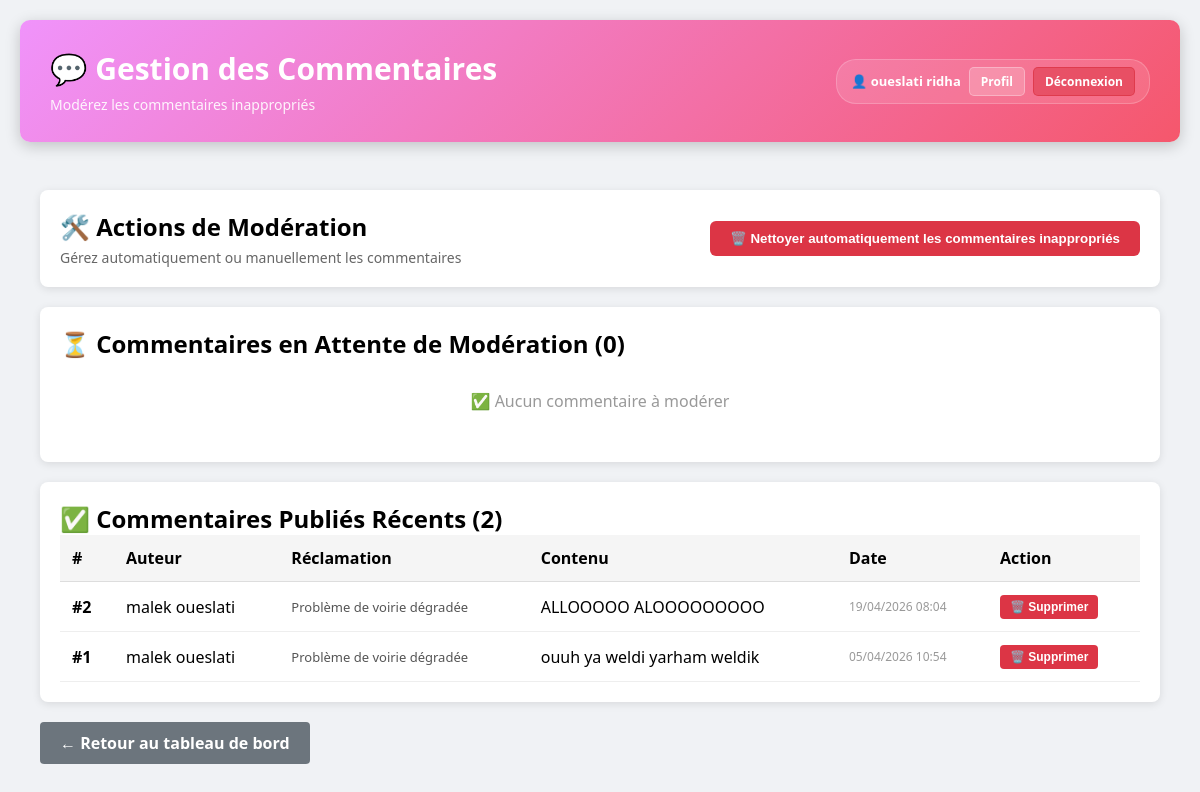
The app's page /gestion_commentaires.php (signed in) with its own data.
### tables this page shows
CREATE TABLE `commentaire` (
  `idCommentaire` int(11) NOT NULL,
  `idRec` int(11) NOT NULL,
  `idUtilisateur` int(11) NOT NULL,
  `contenu` text NOT NULL,
  `dateCreation` timestamp NOT NULL DEFAULT current_timestamp(),
  `dateModification` timestamp NOT NULL DEFAULT current_timestamp() ON UPDATE current_timestamp(),
  `statut` enum('publié','modéré','supprimé') DEFAULT 'publié'
);

CREATE TABLE `utilisateur` (
  `idUtilisateur` int(11) NOT NULL,
  `nom` varchar(100) NOT NULL,
  `prenom` varchar(100) NOT NULL,
  `email` varchar(150) NOT NULL,
  `mot_de_passe` varchar(255) NOT NULL,
  `role` enum('citoyen','agent','admin') NOT NULL,
  `telephone` varchar(20) NOT NULL,
  `photo` varchar(255) NOT NULL,
  `idCateg` int(11) DEFAULT NULL,
  `statut` varchar(20) NOT NULL DEFAULT 'actif'
);

CREATE TABLE `reclamation` (
  `idRec` int(11) NOT NULL,
  `titre` varchar(200) NOT NULL,
  `description` text NOT NULL,
  `statut` varchar(50) NOT NULL,
  `dateCreation` date NOT NULL,
  `adresse` varchar(255) DEFAULT NULL,
  `idUtilisateur` int(11) NOT NULL,
  `dateModification` datetime DEFAULT current_timestamp() ON UPDATE current_timestamp(),
  `dateAssignation` date DEFAULT NULL,
  `commentaireAgent` text DEFAULT NULL,
  `idUtilisateurAssigne` int(11) DEFAULT NULL
);

### gestion_commentaires.php (the view, shortened to what this page needs)
<?php
$pdo = getConnexion();
$stmt = $pdo->query("
    SELECT c.*, r.titre, u.prenom, u.nom
    FROM commentaire c
    LEFT JOIN reclamation r ON c.idRec = r.idRec
    LEFT JOIN utilisateur u ON c.idUtilisateur = u.idUtilisateur
    WHERE c.statut = 'modéré'
    ORDER BY c.dateCreation DESC
");
$moderatedComments = $stmt->fetchAll(PDO::FETCH_ASSOC);
$stmt2 = $pdo->query("
    SELECT c.*, r.titre, u.prenom, u.nom
    FROM commentaire c
    LEFT JOIN reclamation r ON c.idRec = r.idRec
    LEFT JOIN utilisateur u ON c.idUtilisateur = u.idUtilisateur
    WHERE c.statut = 'publié'
    ORDER BY c.dateCreation DESC
    LIMIT 20
");
$publishedComments = $stmt2->fetchAll(PDO::FETCH_ASSOC);
require_once 'includes/dashboard_header.php';
?>
<div style="max-width:1200px;margin:0 auto;padding:20px">
    <div class="card" style="margin-bottom:20px">
        <div style="display:flex;justify-content:space-between;align-items:center;flex-wrap:wrap;gap:10px;">
            <div>
                <h2 style="margin:0">🛠️ Actions de Modération</h2>
                <p style="margin:5px 0 0;color:#666;font-size:14px;">Gérez automatiquement ou manuellement les commentaires</p>
            </div>
            <form method="POST" style="display:inline">
                <button type="submit"
                        onclick="return confirm('Supprimer tous les commentaires inappropriés modérés ?')"
                        style="padding:10px 20px;background:#dc3545;color:white;border:none;border-radius:6px;cursor:pointer;font-weight:600;">
                    🗑️ Nettoyer automatiquement les commentaires inappropriés
                </button>
            </form>
        </div>
    </div>
    <div class="card" style="margin-bottom:20px">
        <h2>⏳ Commentaires en Attente de Modération (<?= count($moderatedComments) ?>)</h2>
        <?php if (empty($moderatedComments)): ?>
            <p style="color:#999;text-align:center;padding:30px;">✅ Aucun commentaire à modérer</p>
        <?php endif; ?>
    </div>
    <div class="card">
        <h2>✅ Commentaires Publiés Récents (<?= count($publishedComments) ?>)</h2>
        <?php if (empty($publishedComments)): ?>
            <p style="color:#999;text-align:center;padding:30px;">Aucun commentaire publié pour le moment</p>
        <?php else: ?>
            <div style="overflow-x:auto">
                <table style="width:100%;border-collapse:collapse;">
                    <thead style="background:#f5f5f5;">
                        <tr>
                            <th style="padding:12px;text-align:left;border-bottom:1px solid #ddd;">#</th>
                            <th style="padding:12px;text-align:left;border-bottom:1px solid #ddd;">Auteur</th>
                            <th style="padding:12px;text-align:left;border-bottom:1px solid #ddd;">Réclamation</th>
                            <th style="padding:12px;text-align:left;border-bottom:1px solid #ddd;">Contenu</th>
                            <th style="padding:12px;text-align:left;border-bottom:1px solid #ddd;">Date</th>
                            <th style="padding:12px;text-align:left;border-bottom:1px solid #ddd;">Action</th>
                        </tr>
                    </thead>
                    <tbody>
                        <?php foreach ($publishedComments as $comment): ?>
                            <tr style="border-bottom:1px solid #eee;">
                                <td style="padding:12px;font-weight:bold;">#<?= $comment['idCommentaire'] ?></td>
                                <td style="padding:12px;">
                                    <?= htmlspecialchars(($comment['prenom'] ?? 'Anonyme') . ' ' . ($comment['nom'] ?? '')) ?>
                                </td>
                                <td style="padding:12px;font-size:13px;color:#555;">
                                    <?= htmlspecialchars(substr($comment['titre'] ?? '—', 0, 30)) ?>
                                </td>
                                <td style="padding:12px;max-width:280px;overflow:hidden;text-overflow:ellipsis;white-space:nowrap;"
                                    title="<?= htmlspecialchars($comment['contenu']) ?>">
                                    <?= htmlspecialchars(substr($comment['contenu'], 0, 60)) ?>
                                </td>
                                <td style="padding:12px;font-size:12px;color:#999;">
                                    <?= date('d/m/Y H:i', strtotime($comment['dateCreation'])) ?>
                                </td>
                                <td style="padding:12px;">
                                    <form method="POST" style="display:inline">
                                        <button type="submit" name="action" value="supprimer"
                                                onclick="return confirm('Supprimer ce commentaire ?')"
                                                style="padding:5px 10px;background:#dc3545;color:white;border:none;border-radius:4px;cursor:pointer;font-size:12px;font-weight:600;">
                                            🗑️ Supprimer
                                        </button>
                                    </form>
                                </td>
                            </tr>
                        <?php endforeach; ?>
                    </tbody>
                </table>
            </div>
        <?php endif; ?>
    </div>
    <div style="margin-top:20px;">
        <a href="./admin.php"
           style="display:inline-block;padding:10px 20px;background:#6c757d;color:white;text-decoration:none;border-radius:4px;font-weight:600;">
            ← Retour au tableau de bord
        </a>
    </div>
</div>
<?php require_once 'includes/footer.php'; ?>

### dashboard_header.php (style rules this page uses)
* { margin:0; padding:0; box-sizing:border-box; }
body { font-family: 'Segoe UI', Arial, sans-serif; background: #f0f2f5; min-height: 100vh; }

### gestion_commentaires.php (style rules this page uses)
.card { background:white;padding:20px;border-radius:8px;box-shadow:0 2px 8px rgba(0,0,0,0.1);margin-bottom:20px; }

### records on screen
commentaire: idCommentaire "2", idUtilisateur.nom "malek oueslati", idRec.titre "Problème de voirie dégradée", contenu "ALLOOOOO ALOOOOOOOOO", dateCreation "19/04/2026 08:04"
commentaire: idCommentaire "1", idUtilisateur.nom "malek oueslati", idRec.titre "Problème de voirie dégradée", contenu "ouuh ya weldi yarham weldik", dateCreation "05/04/2026 10:54"

### other values on screen
$config['icon'] "💬"
$config['title'] "Gestion des Commentaires"
$config['subtitle'] "Modérez les commentaires inappropriés"
$currentUser['prenom'] . ' ' . $currentUser['nom'] "oueslati ridha"
count($moderatedComments) "0"
count($publishedComments) "2"
